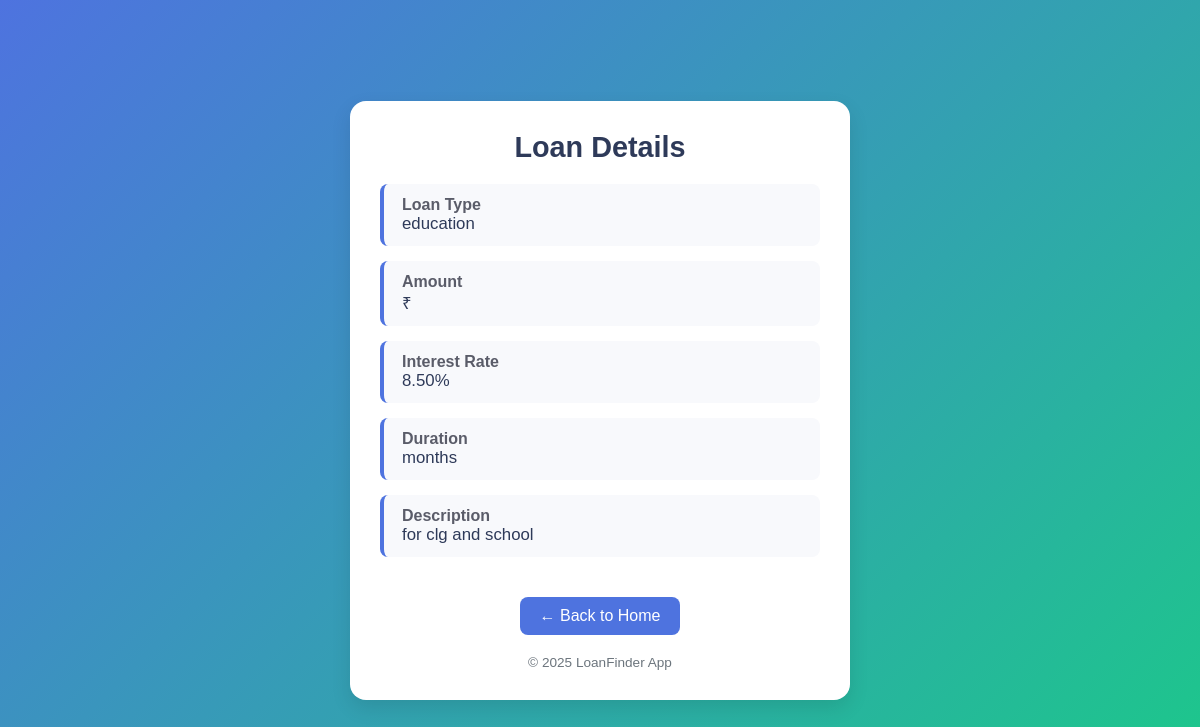
Page /loans/2/ on the committed database.
### loans/models.py (models this page shows, shortened)
class Loan(models.Model):
    LOAN_TYPES = [
        ('home', 'Home Loan'),
        ('education', 'Education Loan'),
        ('personal', 'Personal Loan'),
        ('car', 'Car Loan'),
        ('business', 'Business Loan'),
    ]
    bank = models.ForeignKey(Bank, on_delete=models.CASCADE, related_name='loans')
    loan_type = models.CharField(max_length=20, choices=LOAN_TYPES)
    loan_name = models.CharField(max_length=200)
    interest_rate = models.DecimalField(max_digits=5, decimal_places=2, validators=[MinValueValidator(0)])
    min_amount = models.DecimalField(max_digits=12, decimal_places=2, validators=[MinValueValidator(0)])
    max_amount = models.DecimalField(max_digits=12, decimal_places=2, validators=[MinValueValidator(0)])
    min_tenure_months = models.IntegerField(validators=[MinValueValidator(1)])
    max_tenure_months = models.IntegerField(validators=[MinValueValidator(1)])
    min_credit_score = models.IntegerField(validators=[MinValueValidator(300), MaxValueValidator(900)])
    processing_fee = models.DecimalField(max_digits=5, decimal_places=2, help_text="Percentage")
    description = models.TextField()
    features = models.TextField(help_text="Comma-separated features")
    created_at = models.DateTimeField(auto_now_add=True)
    updated_at = models.DateTimeField(auto_now=True)
    class Meta:
        ordering = ['interest_rate', 'bank__name']

### loans/views.py (the view)
# urls.py: path('loans/<int:pk>/', views.loan_detail, name='loan_detail'),
def loan_detail(request, pk):
    loan = get_object_or_404(Loan, pk=pk)
    features_list = [f.strip() for f in loan.features.split(',')]
    context = {
        'loan': loan,
        'features_list': features_list,
    }
    return render(request, 'loans/loan_detail.html', context)

### loans/templates/loans/loan_detail.html (shortened to what this page needs)
<!DOCTYPE html>
<html lang="en">
<head>
</head>
<body>
    <div class="card">
        <h1>Loan Details</h1>
        <div class="detail">
            <span class="label">Loan Type</span>
            <span class="value">{{ loan.loan_type }}</span>
        </div>
        <div class="detail">
            <span class="label">Amount</span>
            <span class="value">₹{{ loan.amount }}</span>
        </div>
        <div class="detail">
            <span class="label">Interest Rate</span>
            <span class="value">{{ loan.interest_rate }}%</span>
        </div>
        <div class="detail">
            <span class="label">Duration</span>
            <span class="value">{{ loan.duration }} months</span>
        </div>
        {% if loan.description %}
        <div class="detail">
            <span class="label">Description</span>
            <span class="value">{{ loan.description }}</span>
        </div>
        {% endif %}
        <a href="{% url 'home' %}" class="btn">← Back to Home</a>
        <footer>© 2025 LoanFinder App</footer>
    </div>
</body>
</html>

### loans/templates/loans/loan_detail.html (style rules this page uses)
* { margin: 0; padding: 0; box-sizing: border-box; }
body { font-family: "Poppins", sans-serif; background: linear-gradient(135deg, #4e73df, #1cc88a); min-height: 100vh; display: flex; align-items: center; justify-content: center; }
.card { background: #fff; border-radius: 16px; box-shadow: 0 8px 20px rgba(0,0,0,0.1); max-width: 500px; width: 90%; padding: 30px; text-align: center; transition: transform 0.3s ease; }
h1 { color: #2e3a59; margin-bottom: 20px; font-size: 1.8rem; }
.detail { text-align: left; margin: 15px 0; padding: 12px 18px; border-left: 4px solid #4e73df; background: #f8f9fc; border-radius: 8px; }
.label { display: block; font-weight: 600; color: #5a5c69; }
.value { color: #2e3a59; font-size: 1.05rem; margin-top: 4px; }
.btn { display: inline-block; margin-top: 25px; background: #4e73df; color: white; text-decoration: none; padding: 10px 20px; border-radius: 8px; transition: 0.3s; }
footer { margin-top: 20px; font-size: 0.85rem; color: #6c757d; }

### rows in the picture
Loan: loan_type "education", interest_rate "8.50", description "for clg and school"
